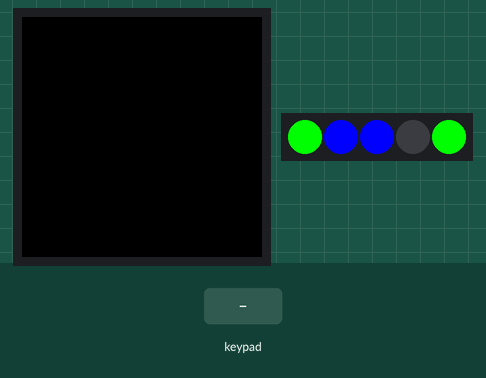
Simulated run of this sketch. Board: Arduino MKR. Shown: 240×240 colour display, 5 RGB LEDs in strip order, left to right. The inputs (shaded band) are chosen by the test bench. Random numbers use the default seed unless the sketch sets one.

Above: at 1.1 s.
1.5 s: key '0' pressed
At 2.37 s:
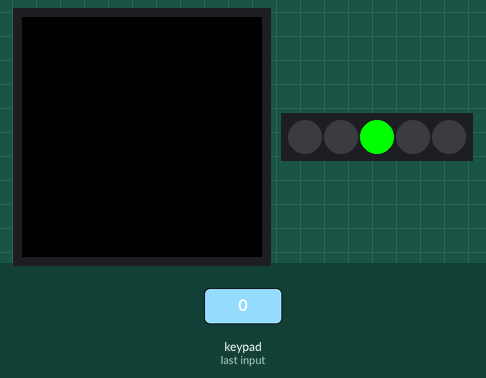
At 3.37 s:
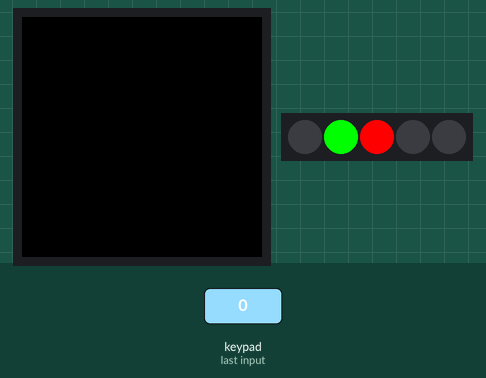
3.7 s: keypad keys 1 2 pressed 0.4 s apart
At 4.62 s:
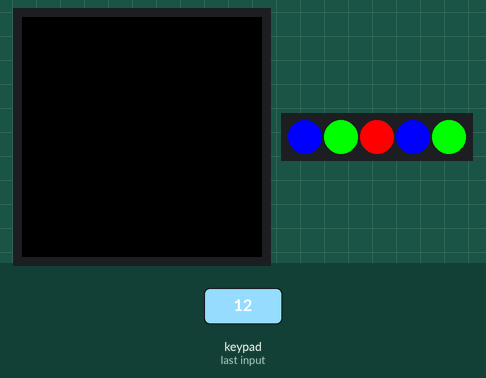
Timing chart, 0 to 17.5 s (numbered marks = the images above; inputs shaded):
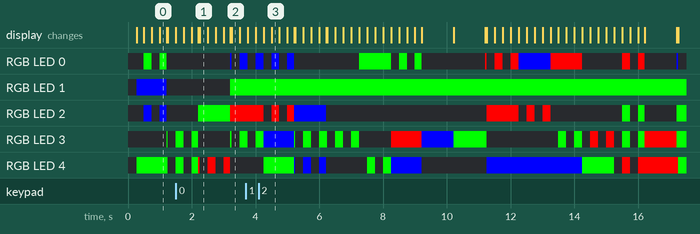

The sketch:

Practica1.ino
```cpp
#include <Arduino_MKRIoTCarrier.h>
#include <Arduino.h>
#include "pitches.h"

MKRIoTCarrier carrier;

enum LedState { OFF, BLINKING, ON, FIXED };
LedState ledStates[5];

uint32_t colors[3] = {
  carrier.leds.Color(255, 0, 0),   // Rojo
  carrier.leds.Color(0, 255, 0),   // Verde
  carrier.leds.Color(0, 0, 255)    // Azul
};

int ledColors[5];
unsigned long lastStateChange[5];
unsigned long stateDuration = 1000;
unsigned long buttonPressStart[5] = {0};

int stage = 0;
uint32_t stageColors[3] = {0};
bool colorSelected = false;

int messageX = 60;
int messageY = 120;

int melody[] = { NOTE_C4, NOTE_E4, NOTE_G4, NOTE_C5 };
int noteDurations[] = { 8, 8, 8, 4 };

void setup() {
  if (!carrier.begin()) {
    while (1);
  }

  carrier.leds.fill(0);
  carrier.leds.show();

  for (int i = 0; i < 5; i++) {
    ledStates[i] = (LedState)random(0, 3);
    ledColors[i] = random(0, 3);
    lastStateChange[i] = millis();
  }

  carrier.display.fillScreen(ST77XX_BLACK);
}

void loop() {
  if (stage >= 3) {
    stopGame();
    return;
  }

  carrier.Buttons.update();

  int fixedCount = 0;

  for (int i = 0; i < 5; i++) {
    if (carrier.Buttons.getTouch((touchButtons)i)) {
      if (buttonPressStart[i] == 0) {
        buttonPressStart[i] = millis();
      } else if (millis() - buttonPressStart[i] >= 3000) {
        if (ledStates[i] == FIXED) {
          ledStates[i] = (LedState)random(0, 3);
        }
        buttonPressStart[i] = 0;
      }
    } else {
      if (buttonPressStart[i] > 0 && millis() - buttonPressStart[i] < 3000 && ledStates[i] == ON) {
        uint32_t currentColor = colors[ledColors[i]];
        if (!colorSelected) {
          if (stage == 0 || (stage == 1 && currentColor != stageColors[0]) ||
              (stage == 2 && currentColor != stageColors[0] && currentColor != stageColors[1])) {
            stageColors[stage] = currentColor; // Selecciona el color para la etapa
            colorSelected = true;
          }
        }

        if (currentColor == stageColors[stage]) {
          ledStates[i] = FIXED;
        }
      }
      buttonPressStart[i] = 0;
    }

    if (ledStates[i] == FIXED && colorsMatch(stageColors[stage], i)) {
      fixedCount++;
    } else if (ledStates[i] != FIXED && millis() - lastStateChange[i] >= stateDuration) {
      lastStateChange[i] = millis();
      ledStates[i] = (LedState)random(0, 3);
      ledColors[i] = random(0, 3);
    }

    switch (ledStates[i]) {
      case OFF:
        carrier.leds.setPixelColor(i, 0);
        break;
      case BLINKING:
        if ((millis() / 250) % 2 == 0) {
          carrier.leds.setPixelColor(i, colors[ledColors[i]]);
        } else {
          carrier.leds.setPixelColor(i, 0);
        }
        break;
      case ON:
        carrier.leds.setPixelColor(i, colors[ledColors[i]]);
        break;
      case FIXED:
        carrier.leds.setPixelColor(i, stageColors[stage]);
        break;
    }
  }

  carrier.leds.show();

  if (fixedCount == 5) {
    advanceStage();
  }
}

bool colorsMatch(uint32_t targetColor, int ledIndex) {
  return colors[ledColors[ledIndex]] == targetColor;
}

void advanceStage() {
  stage++;
  colorSelected = false;
  carrier.display.fillScreen(ST77XX_BLACK);
  carrier.display.setTextSize(2);
  carrier.display.setTextColor(ST77XX_WHITE);

  if (stage == 1) {
    carrier.display.setCursor(messageX, messageY);
    carrier.display.print("ETAPA 1 WIN");
    playMelody();
  } else if (stage == 2) {
    carrier.display.setCursor(messageX, messageY);
    carrier.display.print("ETAPA 2 WIN WIN");
    playMelody();
  } else if (stage == 3) {
    carrier.display.setCursor(messageX, messageY);
    carrier.display.print("YOU WIN");
    playMelody();
  }

  for (int i = 0; i < 5; i++) {
    ledStates[i] = (LedState)random(0, 3);
    ledColors[i] = random(0, 3);
    lastStateChange[i] = millis();
  }
}


void playMelody() {
  for (int thisNote = 0; thisNote < 4; thisNote++) {
    int noteDuration = 1000 / noteDurations[thisNote];
    carrier.Buzzer.sound(melody[thisNote]);
    delay(noteDuration);
    delay(noteDuration * 0.30); // Pausa entre notas
    carrier.Buzzer.noSound();
  }
}

void stopGame() {
  carrier.leds.fill(0);
  carrier.leds.show();
  while (1);
}
```

pitches.h
```cpp
/*************************************************
 * Public Constants
 *************************************************/

#define NOTE_B0  31
#define NOTE_C1  33
#define NOTE_CS1 35
#define NOTE_D1  37
#define NOTE_DS1 39
#define NOTE_E1  41
#define NOTE_F1  44
#define NOTE_FS1 46
#define NOTE_G1  49
#define NOTE_GS1 52
#define NOTE_A1  55
#define NOTE_AS1 58
#define NOTE_B1  62
#define NOTE_C2  65
#define NOTE_CS2 69
#define NOTE_D2  73
#define NOTE_DS2 78
#define NOTE_E2  82
#define NOTE_F2  87
#define NOTE_FS2 93
#define NOTE_G2  98
#define NOTE_GS2 104
#define NOTE_A2  110
#define NOTE_AS2 117
#define NOTE_B2  123
#define NOTE_C3  131
#define NOTE_CS3 139
#define NOTE_D3  147
#define NOTE_DS3 156
#define NOTE_E3  165
#define NOTE_F3  175
#define NOTE_FS3 185
#define NOTE_G3  196
#define NOTE_GS3 208
#define NOTE_A3  220
#define NOTE_AS3 233
#define NOTE_B3  247
#define NOTE_C4  262
#define NOTE_CS4 277
#define NOTE_D4  294
#define NOTE_DS4 311
#define NOTE_E4  330
#define NOTE_F4  349
#define NOTE_FS4 370
#define NOTE_G4  392
#define NOTE_GS4 415
#define NOTE_A4  440
#define NOTE_AS4 466
#define NOTE_B4  494
#define NOTE_C5  523
#define NOTE_CS5 554
#define NOTE_D5  587
#define NOTE_DS5 622
#define NOTE_E5  659
#define NOTE_F5  698
#define NOTE_FS5 740
#define NOTE_G5  784
#define NOTE_GS5 831
#define NOTE_A5  880
#define NOTE_AS5 932
#define NOTE_B5  988
#define NOTE_C6  1047
#define NOTE_CS6 1109
#define NOTE_D6  1175
#define NOTE_DS6 1245
#define NOTE_E6  1319
#define NOTE_F6  1397
#define NOTE_FS6 1480
#define NOTE_G6  1568
#define NOTE_GS6 1661
#define NOTE_A6  1760
#define NOTE_AS6 1865
#define NOTE_B6  1976
#define NOTE_C7  2093
#define NOTE_CS7 2217
#define NOTE_D7  2349
#define NOTE_DS7 2489
#define NOTE_E7  2637
#define NOTE_F7  2794
#define NOTE_FS7 2960
#define NOTE_G7  3136
#define NOTE_GS7 3322
#define NOTE_A7  3520
#define NOTE_AS7 3729
#define NOTE_B7  3951
#define NOTE_C8  4186
#define NOTE_CS8 4435
#define NOTE_D8  4699
#define NOTE_DS8 4978
```
